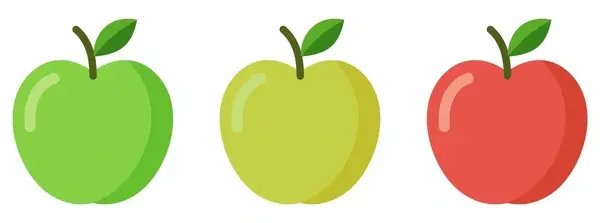
#> input picture cv2_lessons/apple.webp, 600 x 223 px, given in place of input_image.jpg, which was not available
$ jupyter execute Python_test_group2_sol.ipynb   (text cells are left out)
#> lines starting #> are read from the running program, lines starting #| are printed output that depends on the picture; after the words box and inside, x2 and y2 are one past the last pixel; in counts of white or black regions, pixels touching at a corner belong together; pictures that were not available may be replaced by others from this repository, and a replacement may not be noted
[cell 1]
def intersection(list1, list2):
    intersection_list = []

    for a, b in zip(list1, list2):
        if a in list2 and a not in intersection_list:
            intersection_list.append(a)
        if b in list1 and b not in intersection_list:
            intersection_list.append(b)
        return intersection_list

list1 = [1, 2, 3, 4, 5]
list2 = [4, 5, 6, 7, 8]
output = intersection(list1, list2)
print(output)

[cell 2]
def print_diamond(n):
    # 위쪽 삼각형
#> called with n = 5
    for i in range(n // 2 + 1):
        # 공백과 별을 한 번에 출력하는 방식
        line = ' ' * (n // 2 - i) + '*' * (2 * i + 1)
        print(line)

    # 아래쪽 삼각형
    for i in range(n // 2 - 1, -1, -1):
        line = ' ' * (n // 2 - i) + '*' * (2 * i + 1)
        print(line)

# 예제 사용
n = 5
print_diamond(n)

[cell 3]
import cv2
from google.colab.patches import cv2_imshow
file = 'input_image.jpg'
x, y = 50, 50
width, height = 100, 100
image = cv2.imread(file)
#> image is the input picture: shape (223, 600, 3); mean B, G, R 168, 212.5, 218.9

cut_image = image[y:y+height, x:x+width]
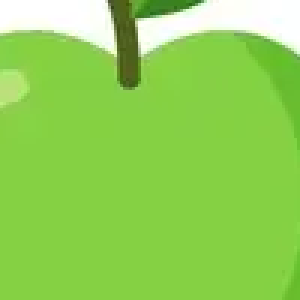
#> cut_image: shape (100, 100, 3) (shown 3 times larger); mean B, G, R 85.6, 209.9, 143.5
blurred = cv2.GaussianBlur(cut_image, (15, 15), 0)
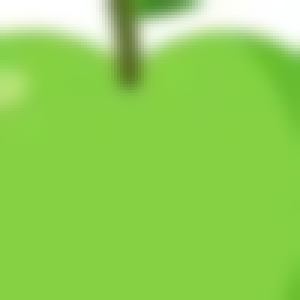
#> blurred: shape (100, 100, 3) (shown 3 times larger); mean B, G, R 85.7, 209.9, 143.6
image[y:y+height, x:x+width] = blurred
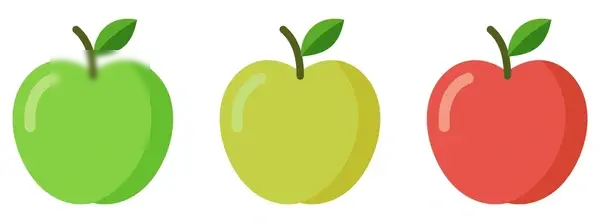
#> image: shape (223, 600, 3); 3.14% of pixels changed, all inside (x1, y1, x2, y2) = (50, 50, 150, 150)
cv2_imshow(image)

[cell 4]
nested_list = [[3, 5, 7], [1, 6, 8], [4, 9, 2]]
# 최댓값과 최솟값을 첫 번째 요소로 초기화
max_val = nested_list[0][0]
min_val = nested_list[0][0]

# 중첩 리스트를 하나씩 순회
for inner_list in nested_list:
    # 각 내부 리스트의 최댓값과 최솟값을 계산
    max_in_list = max(inner_list)
    min_in_list = min(inner_list)

    # 최댓값, 최솟값을 전체 최댓값, 최솟값과 비교하여 갱신
    if max_in_list > max_val:
        max_val = max_in_list
    if min_in_list < min_val:
        min_val = min_in_list

print(f"최댓값: {max_val}, 최솟값: {min_val}")
